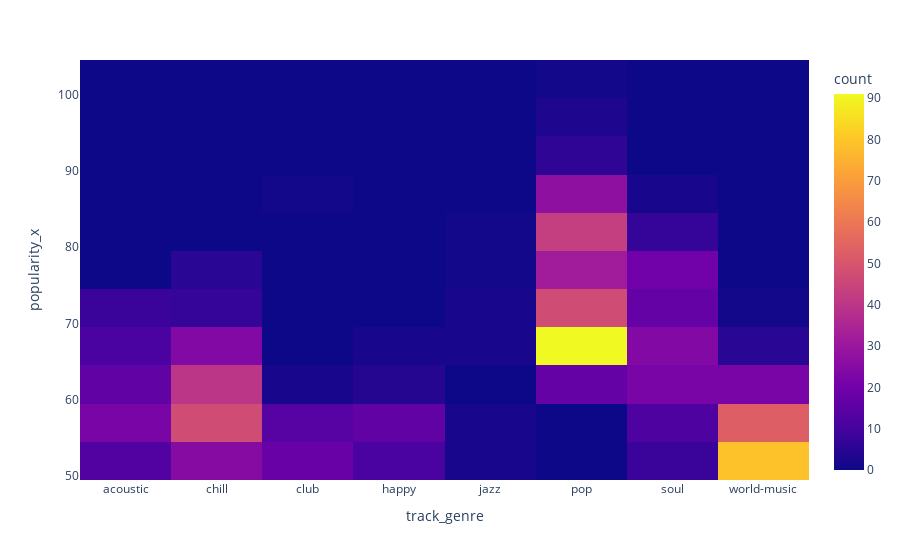

The notebook cell this image was saved under:
### Code cell
px.density_heatmap(finaldf, x='track_genre', y='popularity_x')

### Figure 1 — Plotly figure (JSON) as saved in the notebook; plotly's stock layout.template omitted (floating-point values rounded to 4 significant figures; data arrays with more than 128 entries replaced by an {"elided": "..."} marker saying what was removed)
{"data": [{"coloraxis": "coloraxis", "hovertemplate": "track_genre=%{x}<br>popularity_x=%{y}<br>count=%{z}<extra></extra>", "name": "", "type": "histogram2d", "x": {"elided": "835 str values"}, "xaxis": "x", "xbingroup": "x", "y": {"elided": "835 int values"}, "yaxis": "y", "ybingroup": "y"}], "layout": {"coloraxis": {"colorbar": {"title": {"text": "count"}}, "colorscale": [[0, "#0d0887"], [0.1111, "#46039f"], [0.2222, "#7201a8"], [0.3333, "#9c179e"], [0.4444, "#bd3786"], [0.5556, "#d8576b"], [0.6667, "#ed7953"], [0.7778, "#fb9f3a"], [0.8889, "#fdca26"], [1, "#f0f921"]]}, "legend": {"tracegroupgap": 0}, "margin": {"t": 60}, "xaxis": {"anchor": "y", "domain": [0, 1], "title": {"text": "track_genre"}}, "yaxis": {"anchor": "x", "domain": [0, 1], "title": {"text": "popularity_x"}}}}
